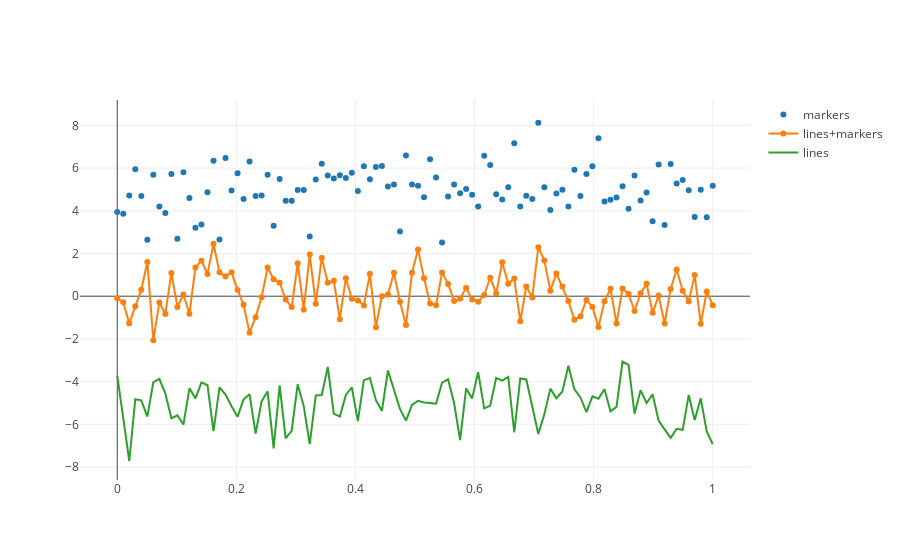

The cell this chart's notebook holds for it:
### Markdown cell above
#### Line and Scatter Plots

### Code cell
N = 100
random_x = np.linspace(0, 1, N)
random_y0 = np.random.randn(N)+5
random_y1 = np.random.randn(N)
random_y2 = np.random.randn(N)-5

# Create traces
trace0 = go.Scatter(
    x = random_x,
    y = random_y0,
    mode = 'markers',
    name = 'markers'
)
trace1 = go.Scatter(
    x = random_x,
    y = random_y1,
    mode = 'lines+markers',
    name = 'lines+markers'
)
trace2 = go.Scatter(
    x = random_x,
    y = random_y2,
    mode = 'lines',
    name = 'lines'
)

data = [trace0, trace1, trace2]
plotly.offline.iplot(data, filename='scatter-mode')
